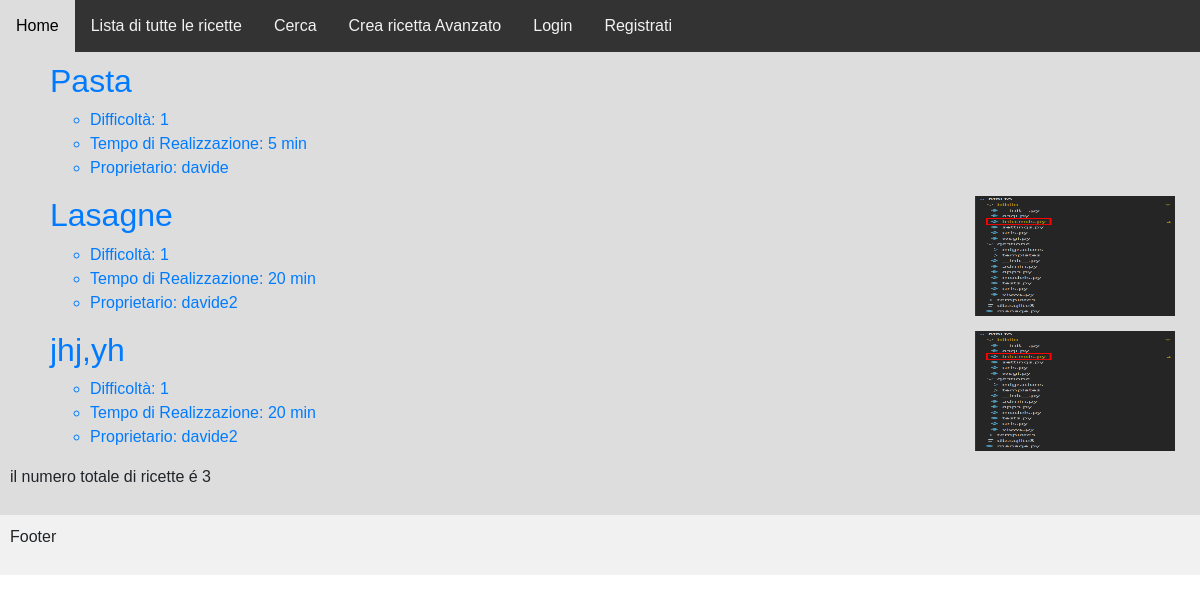
The page /lista_ricette/ on the database as committed earlier.
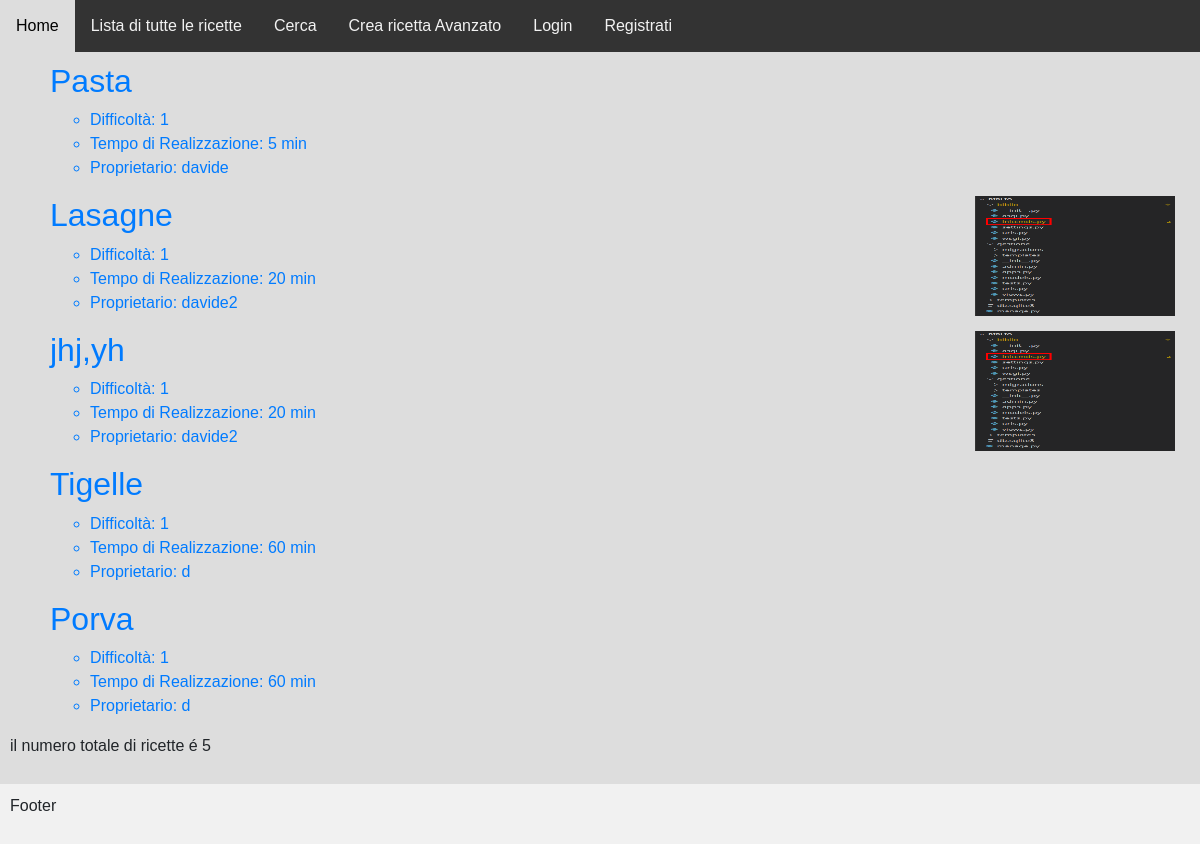
The same page on the database as committed later.
### gestione/models.py (models this page shows, shortened)
class Ricetta(models.Model):
    nome = models.CharField(max_length=50)
    difficoltá = models.CharField(max_length=50, choices=DIFFICOLTA_CHOICES, default="Bassa")
    portata = models.CharField(max_length=50, choices = PORTATA_CHOICES, default="Primo")
    costo = models.IntegerField(default=0)
    tempo_preparazione = models.IntegerField(default=0)
    tempo_cottura = models.IntegerField(default=0)
    porzioni = models.IntegerField(default=1)
    vegetariano = models.BooleanField(default = False)
    vegano = models.BooleanField(default = False)
    gluten_free = models.BooleanField(default = False)
    immagine = models.ImageField(null=True, blank=True, default=None)
    utente = models.ForeignKey(User, on_delete = models.CASCADE, blank=True, null=True, default=None, related_name = "non_so_cosa_vada")
    def __str__(self):
        out = self.nome
        return out
    class Meta:
        verbose_name_plural = "Ricette"

### gestione/views.py (the view)
# urls.py: path("lista_ricette/", Lista_ricette_views.as_view(), name="listaricette"),
class Lista_ricette_views(ListView):
    model = Ricetta
    template_name = "lista_ricette.html"
    def get_totale_ricette(self):
        count = 0
        for i in Ricetta.objects.all():
            count = count + 1
        return count

### templates/lista_ricette.html
{% extends 'base.html' %}
{% block content %}
    {% for ricetta in object_list %}
        <ul>
            <articole>
                <a href="{% url 'ricetta' ricetta.id %}">
                    {% if ricetta.immagine %}
                        {% load static %}<img src="{% static ricetta.immagine.url %}" width="200" height="120" align=right Hspace="15" Vspace="0" Border="0">
                    {% endif %}
                    <h2> {{ ricetta }} </h2>
                    <ul>
                        <li> Difficoltà: {{ ricetta.difficoltá }}</li>
                        <li> Tempo di Realizzazione: {{ ricetta.tempo_preparazione }} min </li>
                        <li> Proprietario: {{ ricetta.utente }} </li>
                    </ul>
                </a>
            </articole>
        </ul>
    {% endfor %}
    <p> il numero totale di ricette é {{ view.get_totale_ricette }} </p>
{% endblock %}

### templates/base.html (shortened to what this page needs)
<!DOCTYPE html>
<html lang="en">
<head>
    {% load static %}
    <link rel="stylesheet" href="https://cdn.jsdelivr.net/npm/bootstrap@4.6.2/dist/css/bootstrap.min.css"
>
    <link rel="stylesheet" type="text/css" href='{% static "/css/style.css" %}'>
</head>
<body>
<div class="topnav">
  <a href="{% url 'homepage' %}">Home</a>
  <a href="{% url 'listaricette' %}">Lista di tutte le ricette</a>
  <a href="{% url 'search' %}">Cerca</a>
  <a href="{% url 'crearicettaavanzato' %}">Crea ricetta Avanzato</a>
  {% if user.is_authenticated %}
    <a href="{% url 'logout' %}"> {{user.username }} <br> Logout </a>
    <a href="{% url 'listaricetteprivate' %}"> Lista ricette personali </a>
  {% else %}
    <a href="{% url 'login' %}"> Login </a>
    <a href="{% url 'register' %}"> Registrati </a>
  {% endif %}
</div>
<div class=content>
  {% block content %}
  {% endblock %}
</div>
<div class="footer">
  <p>Footer</p>
</div>
</body>
</html>

### static/css/style.css (style rules this page uses)
* { box-sizing: border-box; font-family: Arial, Helvetica, sans-serif; }
body { font-family: Arial, Helvetica, sans-serif; }
.topnav { overflow: hidden; background-color: #333; }
.topnav a { float: left; display: block; color: #f2f2f2; text-align: center; padding: 14px 16px; text-decoration: none; }
.content { background-color: #ddd; padding: 10px; }
.footer { background-color: #f1f1f1; padding: 10px; }

Rows that differ between the two databases and show on the page:
added Ricetta: nome "Tigelle", difficoltá "1", tempo_preparazione "60", utente "d"
added Ricetta: nome "Porva", difficoltá "1", tempo_preparazione "60", utente "d"
Other text that changed with them:
{{ view.get_totale_ricette }}: "3" → "5"
